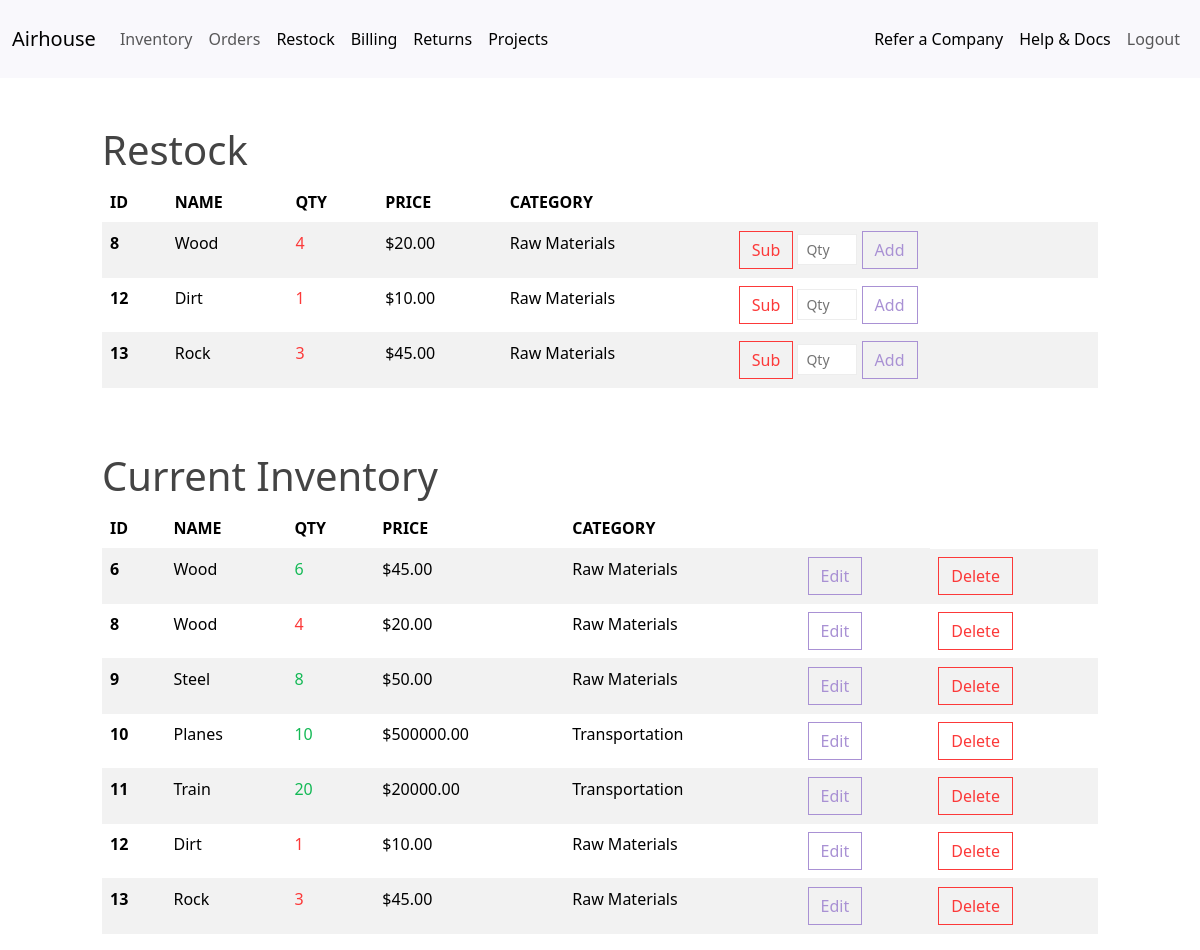
Page /restock/ (signed in) on the earlier database version.
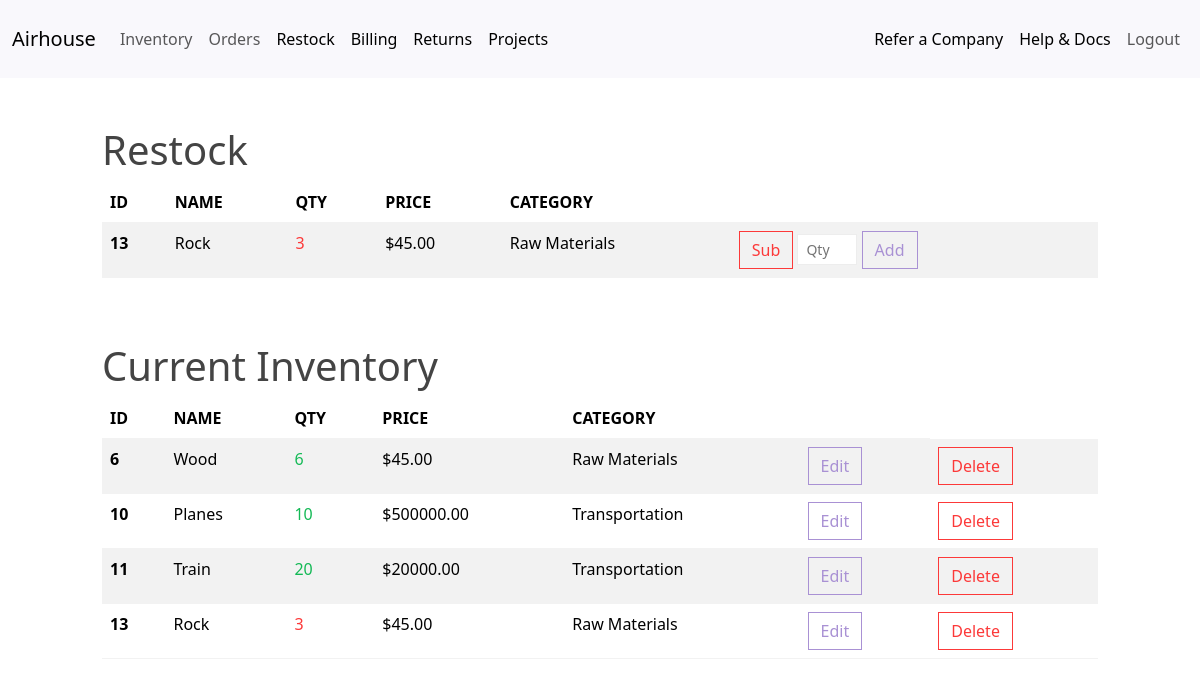
Same page on the later database version.
### airhouse/models.py (models this page shows, shortened)
class InventoryItem(models.Model):
    name = models.CharField(max_length=200)
    quantity = models.IntegerField()
    price = models.DecimalField(max_digits=10, decimal_places=2)
    category = models.ForeignKey('Category', on_delete=models.SET_NULL, blank=True, null=True)
    date_created = models.DateTimeField(auto_now_add=True)
    user = models.ForeignKey(get_user_model(), on_delete=models.CASCADE)

class Category(models.Model):
    name = models.CharField(max_length=200)
    class Meta:
        verbose_name_plural = 'categories'

### airhouse/views.py (the view, shortened to what this page needs)
# urls.py: path('restock/', Restock.as_view(), name='restock'),
class Restock(LoginRequiredMixin, View):
    def get(self, request):
        return self.render_restock_page(request)
    def render_restock_page(self, request):
        items = InventoryItem.objects.filter(user=request.user.id).order_by('id')
        low_inventory = items.filter(quantity__lte=LOW_QUANTITY)
        low_inventory_ids = low_inventory.values_list('id', flat=True)
        return render(request, 'airhouse/restock.html', {
            'items': items,
            'low_inventory_ids': low_inventory_ids
        })

### airhouse/templates/airhouse/restock.html (shortened to what this page needs)
{% extends 'airhouse/base.html' %}
{% block content %}
{% if low_inventory_ids %}
    <div class="row">
        <div class="col-md-10 col-12 mx-auto mt-5">
            <h1><a href="#" class="text-reset text-decoration-none">Restock</a></h1>
            <table class="table table-hover table-striped">
                <thead>
                    <tr>
                        <th scope="col">ID</th>
                        <th scope="col">NAME</th>
                        <th scope="col">QTY</th>
                        <th scope="col">PRICE</th>
                        <th scope="col">CATEGORY</th>
                        <th scope="col"></th>
                    </tr>
                </thead>
                <tbody>
                    {% for item in items %}
                        {% if item.id in low_inventory_ids %}
                        <tr class="text-danger">
                            <th scope="row">{{ item.id }}</th>
                            <td>{{ item.name }}</td>
                            <td class="text-danger">{{ item.quantity }}</td>
                            <td>${{ item.price }}</td>
                            <td>{{ item.category.name }}</td>
                            <td colspan="2">
                                <form method="POST" action="">
                                    <button type="submit" name="action" value="subtract" class="btn btn-outline-danger">Sub</button>
                                    <input type="number" name="adjust_amount" min="1" placeholder="Qty" class="form-control form-control-sm square-input" style="width: 60px; display: inline-block;">
                                    <button type="submit" name="action" value="add" class="btn btn-outline-secondary">Add</button>
                                </form>
                            </td>
                        </tr>
                        {% endif %}
                    {% endfor %}
                </tbody>
            </table>
        </div>
    </div>
{% endif %}
<div class="row">
    <div class="col-md-10 col-12 mx-auto mt-5">
        <h1><a href="#" class="text-reset text-decoration-none">Current Inventory</a></h1>
        <table class="table table-hover table-striped">
            <thead>
                <tr>
                    <th scope="col">ID</th>
                    <th scope="col">NAME</th>
                    <th scope="col">QTY</th>
                    <th scope="col">PRICE</th>
                    <th scope="col">CATEGORY</th>
                    <th scope="col"></th>
                </tr>
            </thead>
            <tbody>
                {% if items|length == 0 %}
                <tr>
                    <th scope="row">-</th>
                    <td>-</td>
                    <td>-</td>
                    <td>-</td>
                    <td>-</td>
                    <td></td>
                </tr>
                {% else %}
                    {% for item in items %}
                    <tr {% if item.id in low_inventory_ids %}class="text-danger"{% else %}class="text-success"{% endif %}>
                        <th scope="row">{{ item.id }}</th>
                        <td>{{ item.name }}</td>
                        {% if item.id in low_inventory_ids %}
                            <td class="text-danger">{{ item.quantity }}</td>
                        {% else %}
                            <td class="text-success">{{ item.quantity }}</td>
                        {% endif %}
                        <td>${{ item.price }}</td>
                        <td>{{ item.category.name }}</td>
                        <td><a href="{% url 'edit-item' item.id %}" class="btn btn-outline-secondary">Edit</a></td>
                        <td><a href="{% url 'delete-item' item.id %}" class="btn btn-outline-danger">Delete</a></td>
                    </tr>
                    {% endfor %}
                {% endif %}
            </tbody>
        </table>
    </div>
</div>
{% endblock content %}

Differences in the rows shown:
removed InventoryItem: id "8", name "Wood", quantity "4", price "20.00", category.name "Raw Materials"
removed InventoryItem: id "12", name "Dirt", quantity "1", price "10.00", category.name "Raw Materials"
removed InventoryItem: id "9", name "Steel", quantity "8", price "50.00", category.name "Raw Materials", shown under "Current Inventory"
